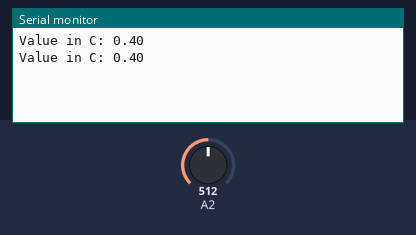
Bench run of a sketch on a simulated Arduino Uno, built with avr-gcc and run on an emulated ATmega328P. Parts: the last lines printed to the serial monitor. Inputs (shaded band) come from the test bench; at power-on: A2 = 512.

Above: at 1.8 s.
1.9 s: A2 set to 716
At 2.8 s:
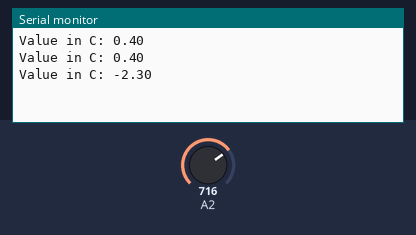
3.4 s: A2 set to 900
At 4.4 s:
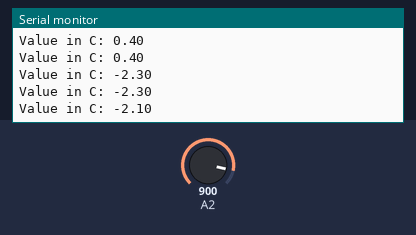
Timing chart, 0 to 6.4 s (numbered marks = the images above; inputs shaded):
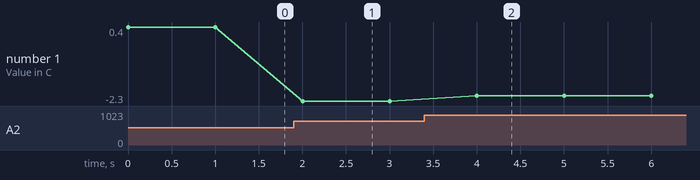

The sketch:

temperature_lm35.ino
```cpp
void setup()
{
  Serial.begin(9600);
  Serial.flush();
}

void loop()
{
  int value = analogRead(A2);

  /* value : 1023 = mV : 5000 */
  /* mV = 5000 * value / 1023 */

  int mV = 5000 * value / 1023;

  /* clesius = mV / 10 (since we have 10 mV => 1 °C ) */

  double clesius = mV * 0.1;

  Serial.println(String("Value in C: ") + clesius);

  delay(1000);
}
```

Measured:
- after the input at 1.9 s, the serial monitor: prints a new line after 0.10 s (image 1)
- after the input at 3.4 s, the serial monitor: prints a new line after 0.60 s (image 2)
- plotted number 1: 0.4 → -2.3 after the input at 1.9 s, -2.3 → -2.1 after the input at 3.4 s
